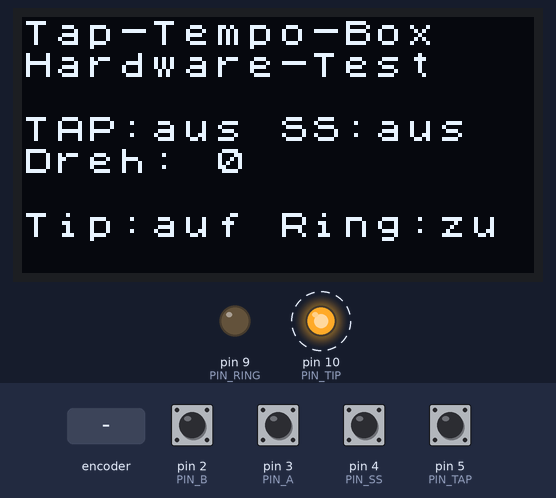
The sketch below on a simulated Arduino Uno, built with avr-gcc and run on an emulated ATmega328P. On the bench: 128×64 one-colour display, output pins drawn as LEDs (lit = HIGH). Dashed ring = blinking. The inputs (shaded band) are chosen by the test bench; at power-on: pin 2 (PIN_B), pin 3 (PIN_A), pin 4 (PIN_SS), pin 5 (PIN_TAP) HIGH. What the sketch prints to the serial monitor is not drawn.

Above: at 1.13 s.
1.4 s: rotary encoder on pin 3 (PIN_A) / pin 2 (PIN_B) turned 1 step (first pin leading)
At 3.1 s:
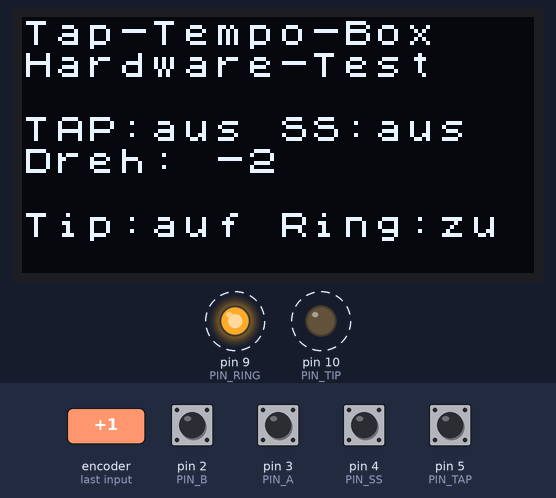
4.6 s: pin 4 (PIN_SS) pulled LOW for 0.25 s
At 4.85 s:
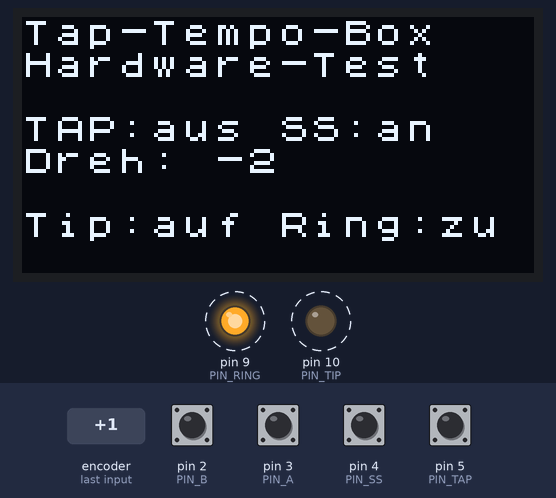
6.3 s: pin 5 (PIN_TAP) pulled LOW for 0.25 s
At 6.64 s:
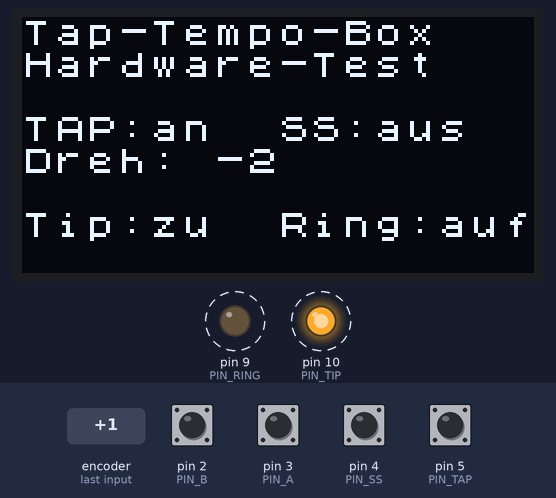
8.0 s: pin 4 (PIN_SS) pulled LOW for 1 s
At 8.7 s:
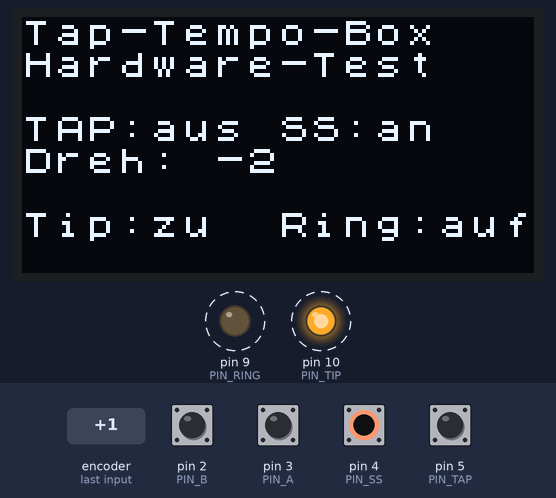
10.5 s: pin 5 (PIN_TAP) pulled LOW for 1 s
At 11.5 s:
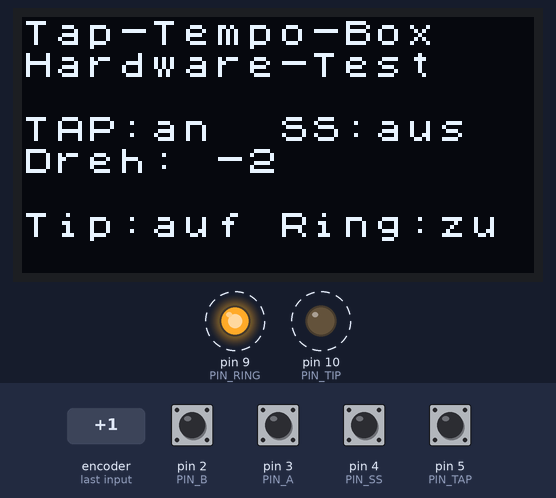
13.0 s: rotary encoder on pin 3 (PIN_A) / pin 2 (PIN_B) turned 1 step (first pin leading)
At 14.4 s:
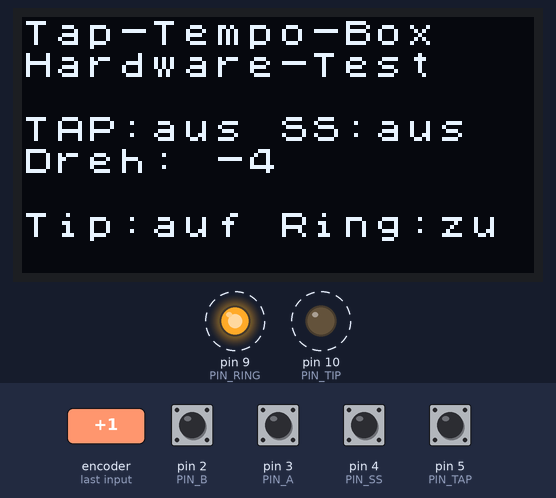
Timing chart, 0 to 15.7 s (numbered marks = the images above; inputs shaded):
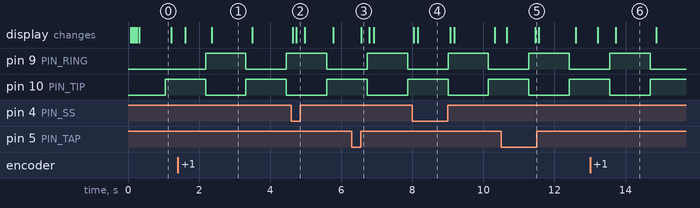

The sketch:

taptempo_test.ino
```cpp
// Tap-Tempo-Box: Hardware-Test
// Zeigt auf dem Display und im Seriellen Monitor (115200 Baud), ob Taster und
// Drehgeber funktionieren, und schaltet die beiden Klinken-Ausgänge abwechselnd.
// Benötigt die Bibliothek "U8g2" (Arduino IDE: Werkzeuge > Bibliotheken verwalten).

#include <U8x8lib.h>

U8X8_SSD1306_128X64_NONAME_HW_I2C oled(U8X8_PIN_NONE);

const int PIN_TAP = 5;     // TAP-Taster
const int PIN_SS = 4;      // Drucktaster im Drehgeber (Start/Stop)
const int PIN_A = 3;       // Drehgeber A
const int PIN_B = 2;       // Drehgeber B
const int PIN_TIP = 10;    // Optokoppler U2 -> Klinke Tip
const int PIN_RING = 9;    // Optokoppler U3 -> Klinke Ring

volatile int position = 0;

void onTurn() {
  if (digitalRead(PIN_A) == digitalRead(PIN_B)) position++;
  else position--;
}

void setup() {
  pinMode(PIN_TAP, INPUT_PULLUP);
  pinMode(PIN_SS, INPUT_PULLUP);
  pinMode(PIN_A, INPUT_PULLUP);
  pinMode(PIN_B, INPUT_PULLUP);
  pinMode(PIN_TIP, OUTPUT);
  pinMode(PIN_RING, OUTPUT);
  attachInterrupt(digitalPinToInterrupt(PIN_A), onTurn, CHANGE);

  Serial.begin(115200);
  oled.begin();
  oled.setFont(u8x8_font_chroma48medium8_r);
  oled.drawString(0, 0, "Tap-Tempo-Box");
  oled.drawString(0, 1, "Hardware-Test");
}

void loop() {
  static unsigned long lastToggle = 0;
  static bool tipClosed = false;
  if (millis() - lastToggle > 1000) {            // jede Sekunde umschalten
    lastToggle = millis();
    tipClosed = !tipClosed;
    digitalWrite(PIN_TIP, tipClosed);
    digitalWrite(PIN_RING, !tipClosed);
  }

  bool tap = digitalRead(PIN_TAP) == LOW;        // gedrückt = LOW
  bool ss = digitalRead(PIN_SS) == LOW;
  noInterrupts();
  int pos = position;
  interrupts();

  char line[17];
  snprintf(line, sizeof line, "TAP:%s SS:%s", tap ? "an " : "aus", ss ? "an " : "aus");
  oled.drawString(0, 3, line);
  snprintf(line, sizeof line, "Dreh: %-8d", pos);
  oled.drawString(0, 4, line);
  snprintf(line, sizeof line, "Tip:%s Ring:%s", tipClosed ? "zu " : "auf", tipClosed ? "auf" : "zu ");
  oled.drawString(0, 6, line);

  Serial.print("TAP=");  Serial.print(tap);
  Serial.print("  StartStop=");  Serial.print(ss);
  Serial.print("  Drehgeber=");  Serial.println(pos);
  delay(50);
}
```

Measured:
- after the input at 1.4 s, the display: first changes after 0.21 s (image 1 shows a later state)
- after the input at 4.6 s, the display: first differs from a run without the input after 0.14 s (image 2)
- after the input at 6.3 s, the display: changes after 0.26 s (image 3)
- after the input at 8.0 s, the display: first differs from a run without the input after 0.15 s (image 4)
- after the input at 10.5 s, the display: first changes after 0.15 s (image 5 shows a later state)
- after the input at 13.0 s, the display: first changes after 0.21 s (image 6 shows a later state)
- what the display in image 0 shows lasts 0.9 s, from 0.3 s to 1.2 s
